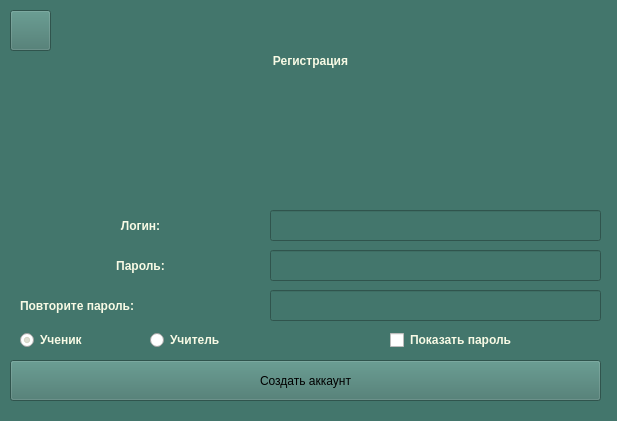
<?xml version="1.0" encoding="UTF-8"?>
<ui version="4.0">
 <class>Form</class>
 <widget class="QWidget" name="Form">
  <property name="geometry">
   <rect>
    <x>0</x>
    <y>0</y>
    <width>617</width>
    <height>421</height>
   </rect>
  </property>
  <property name="minimumSize">
   <size>
    <width>617</width>
    <height>421</height>
   </size>
  </property>
  <property name="maximumSize">
   <size>
    <width>617</width>
    <height>421</height>
   </size>
  </property>
  <property name="windowTitle">
   <string>Form</string>
  </property>
  <property name="styleSheet">
   <string notr="true">background-color: #43766C</string>
  </property>
  <widget class="QLabel" name="label">
   <property name="geometry">
    <rect>
     <x>10</x>
     <y>10</y>
     <width>601</width>
     <height>101</height>
    </rect>
   </property>
   <property name="styleSheet">
    <string notr="true">background-color: rgb 0, 0, 0;
font: 15pt &quot;MS Sans Serif&quot;;
color: #F8FAE5;
font-weight: 600;
padding: 5px 15px;
margin-top: 0px;
outline: 0px;</string>
   </property>
   <property name="text">
    <string>Регистрация</string>
   </property>
   <property name="alignment">
    <set>Qt::AlignCenter</set>
   </property>
  </widget>
  <widget class="QLabel" name="messageLabel">
   <property name="geometry">
    <rect>
     <x>10</x>
     <y>120</y>
     <width>601</width>
     <height>71</height>
    </rect>
   </property>
   <property name="styleSheet">
    <string notr="true">background-color: rgb 0, 0, 0;
font: 10pt &quot;MS Sans Serif&quot;;
color: #F8FAE5;
font-weight: 600;
padding: 5px 15px;
margin-top: 0px;
outline: 0px;</string>
   </property>
   <property name="text">
    <string/>
   </property>
   <property name="alignment">
    <set>Qt::AlignCenter</set>
   </property>
  </widget>
  <widget class="QLabel" name="label_3">
   <property name="geometry">
    <rect>
     <x>20</x>
     <y>210</y>
     <width>241</width>
     <height>31</height>
    </rect>
   </property>
   <property name="styleSheet">
    <string notr="true">background-color: rgb 0, 0, 0;
font: 13pt &quot;MS Sans Serif&quot;;
color: #F8FAE5;
font-weight: 600;
margin-top: 0px;
outline: 0px;</string>
   </property>
   <property name="text">
    <string>Логин:</string>
   </property>
   <property name="alignment">
    <set>Qt::AlignCenter</set>
   </property>
  </widget>
  <widget class="QLineEdit" name="loginEdit">
   <property name="geometry">
    <rect>
     <x>270</x>
     <y>210</y>
     <width>331</width>
     <height>31</height>
    </rect>
   </property>
   <property name="styleSheet">
    <string notr="true">background-color: #F8FAE5;
font: 13pt &quot;MS Sans Serif&quot;;
color: #B19470;
font-weight: 600;
border-radius: 8px;
border: 2px solid #B19470;
margin-top: 0px;
outline: 0px;
hover: { background-color: red };
pressed: { background-color: rgb(0, 255, 0)}</string>
   </property>
   <property name="text">
    <string/>
   </property>
  </widget>
  <widget class="QLineEdit" name="passwordEdit">
   <property name="geometry">
    <rect>
     <x>270</x>
     <y>250</y>
     <width>331</width>
     <height>31</height>
    </rect>
   </property>
   <property name="styleSheet">
    <string notr="true">background-color: #F8FAE5;
font: 13pt &quot;MS Sans Serif&quot;;
color: #B19470;
font-weight: 600;
border-radius: 8px;
border: 2px solid #B19470;
margin-top: 0px;
outline: 0px;
hover: { background-color: red };
pressed: { background-color: rgb(0, 255, 0)}</string>
   </property>
   <property name="echoMode">
    <enum>QLineEdit::Password</enum>
   </property>
  </widget>
  <widget class="QLineEdit" name="passwordEdit2">
   <property name="geometry">
    <rect>
     <x>270</x>
     <y>290</y>
     <width>331</width>
     <height>31</height>
    </rect>
   </property>
   <property name="styleSheet">
    <string notr="true">background-color: #F8FAE5;
font: 13pt &quot;MS Sans Serif&quot;;
color: #B19470;
font-weight: 600;
border-radius: 8px;
border: 2px solid #B19470;
margin-top: 0px;
outline: 0px;
hover: { background-color: red };
pressed: { background-color: rgb(0, 255, 0)}</string>
   </property>
   <property name="text">
    <string/>
   </property>
   <property name="echoMode">
    <enum>QLineEdit::Password</enum>
   </property>
  </widget>
  <widget class="QLabel" name="label_4">
   <property name="geometry">
    <rect>
     <x>20</x>
     <y>290</y>
     <width>241</width>
     <height>31</height>
    </rect>
   </property>
   <property name="styleSheet">
    <string notr="true">background-color: rgb 0, 0, 0;
font: 13pt &quot;MS Sans Serif&quot;;
color: #F8FAE5;
font-weight: 600;
margin-top: 0px;
outline: 0px;</string>
   </property>
   <property name="text">
    <string>Повторите пароль:</string>
   </property>
  </widget>
  <widget class="QLabel" name="label_5">
   <property name="geometry">
    <rect>
     <x>20</x>
     <y>250</y>
     <width>241</width>
     <height>31</height>
    </rect>
   </property>
   <property name="styleSheet">
    <string notr="true">background-color: rgb 0, 0, 0;
font: 13pt &quot;MS Sans Serif&quot;;
color: #F8FAE5;
font-weight: 600;
margin-top: 0px;
outline: 0px;</string>
   </property>
   <property name="text">
    <string>Пароль:</string>
   </property>
   <property name="alignment">
    <set>Qt::AlignCenter</set>
   </property>
  </widget>
  <widget class="QPushButton" name="createBtn">
   <property name="geometry">
    <rect>
     <x>10</x>
     <y>360</y>
     <width>591</width>
     <height>41</height>
    </rect>
   </property>
   <property name="styleSheet">
    <string notr="true">background-color: #F8FAE5;
font: 13pt &quot;MS Sans Serif&quot;;
color: #B19470;
font-weight: 600;
border-radius: 8px;
border: 2px solid #B19470;
margin-top: 0px;
outline: 0px;
hover: { background-color: red };
pressed: { background-color: rgb(0, 255, 0)}</string>
   </property>
   <property name="text">
    <string>Создать аккаунт</string>
   </property>
  </widget>
  <widget class="QCheckBox" name="showPassBtn">
   <property name="geometry">
    <rect>
     <x>390</x>
     <y>330</y>
     <width>181</width>
     <height>20</height>
    </rect>
   </property>
   <property name="styleSheet">
    <string notr="true">background-color: rgb 0, 0, 0;
font: 10pt &quot;MS Sans Serif&quot;;
color: #F8FAE5;
font-weight: 600;
margin-top: 0px;
outline: 0px;</string>
   </property>
   <property name="text">
    <string>Показать пароль</string>
   </property>
  </widget>
  <widget class="QRadioButton" name="studentBtn">
   <property name="geometry">
    <rect>
     <x>20</x>
     <y>330</y>
     <width>121</width>
     <height>20</height>
    </rect>
   </property>
   <property name="styleSheet">
    <string notr="true">background-color: rgb 0, 0, 0;
font: 13pt &quot;MS Sans Serif&quot;;
color: #F8FAE5;
font-weight: 600;
margin-top: 0px;
outline: 0px;</string>
   </property>
   <property name="text">
    <string>Ученик</string>
   </property>
   <property name="checked">
    <bool>true</bool>
   </property>
   <attribute name="buttonGroup">
    <string notr="true">buttonGroup_2</string>
   </attribute>
  </widget>
  <widget class="QRadioButton" name="teacherBtn">
   <property name="geometry">
    <rect>
     <x>150</x>
     <y>330</y>
     <width>131</width>
     <height>20</height>
    </rect>
   </property>
   <property name="styleSheet">
    <string notr="true">background-color: rgb 0, 0, 0;
font: 13pt &quot;MS Sans Serif&quot;;
color: #F8FAE5;
font-weight: 600;
margin-top: 0px;
outline: 0px;</string>
   </property>
   <property name="text">
    <string>Учитель</string>
   </property>
   <attribute name="buttonGroup">
    <string notr="true">buttonGroup_2</string>
   </attribute>
  </widget>
  <widget class="QPushButton" name="backBtn">
   <property name="geometry">
    <rect>
     <x>10</x>
     <y>10</y>
     <width>41</width>
     <height>41</height>
    </rect>
   </property>
   <property name="styleSheet">
    <string notr="true">background-color: #F8FAE5;
font: 13pt &quot;MS Sans Serif&quot;;
color: #B19470;
font-weight: 600;
border-radius: 8px;
border: 2px solid #B19470;
padding: 5px 15px;
margin-top: 0px;
outline: 0px;
hover: { background-color: red };
pressed: { background-color: rgb(0, 255, 0)}</string>
   </property>
   <property name="text">
    <string/>
   </property>
   <property name="icon">
    <iconset>
     <normaloff>../pictures/icon6.png</normaloff>../pictures/icon6.png</iconset>
   </property>
  </widget>
 </widget>
 <resources/>
 <connections/>
 <buttongroups>
  <buttongroup name="buttonGroup_2"/>
 </buttongroups>
</ui>
